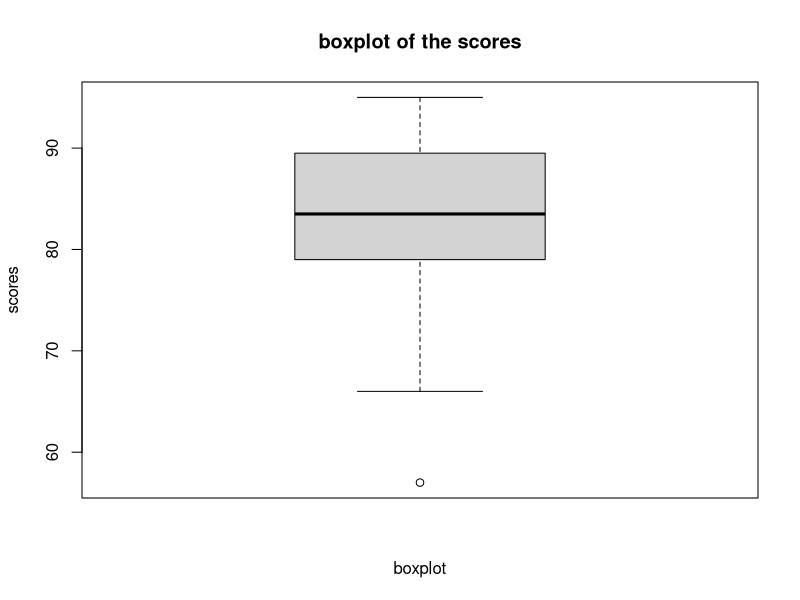
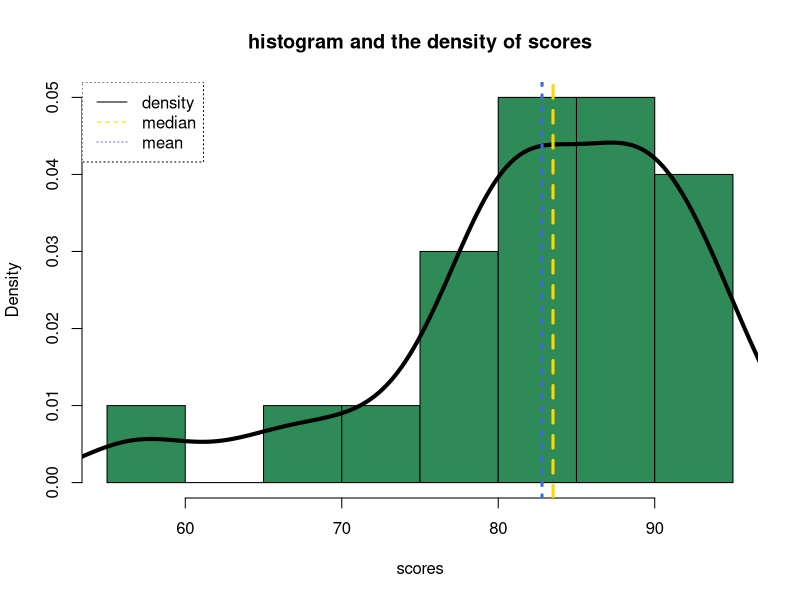

Recreate these plots in R, in order.
## ---- chunk 1
scores = c(57,66,72,78,79,79,81,81,82,83,84,87,88,88,89,90,91,92,94,95)
## ---- chunk 2
getmode = function(v) {
   uniqv = unique(v)
   uniqv[which.max(tabulate(match(v, uniqv)))]
}
d = summary(scores)
print(d)
#Mode
print(getmode(scores))
#variance
print(var(scores))
#standard deviation
print(sd(scores))
## ---- chunk 3
l = median(scores) - 3 * mad(scores, constant = 1)
u = median(scores) + 3 * mad(scores, constant = 1)
outlier = which(scores < l | scores > u)
print (scores[outlier])
## ---- chunk 4
boxplot(scores)
title("boxplot of the scores", ylab = "scores" , xlab = "boxplot")
## ---- chunk 5
hist(scores, col="seagreen", prob = T, xlab = "scores", main = "histogram and the density of scores")
lines(density(scores), lwd = 4, col = "black")
abline(v = c(d[3], d[4]), col=c("gold","royalblue"), lwd=3, lty=c(8,3))
legend("topleft", legend=c("density", "median", "mean"), col=c("black", "gold", "royalblue"), lty=1:10, box.lty=3)
## ---- chunk 6
library(e1071)
skewness(scores)
